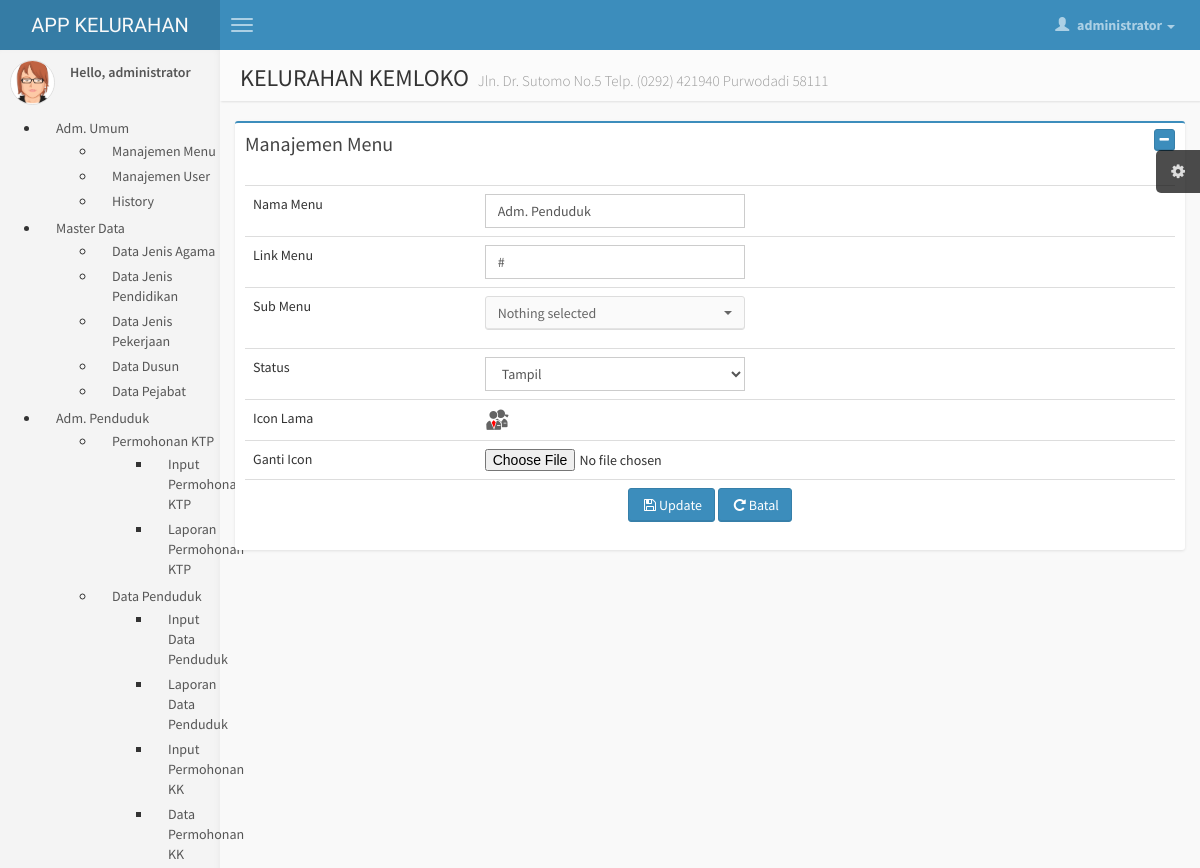
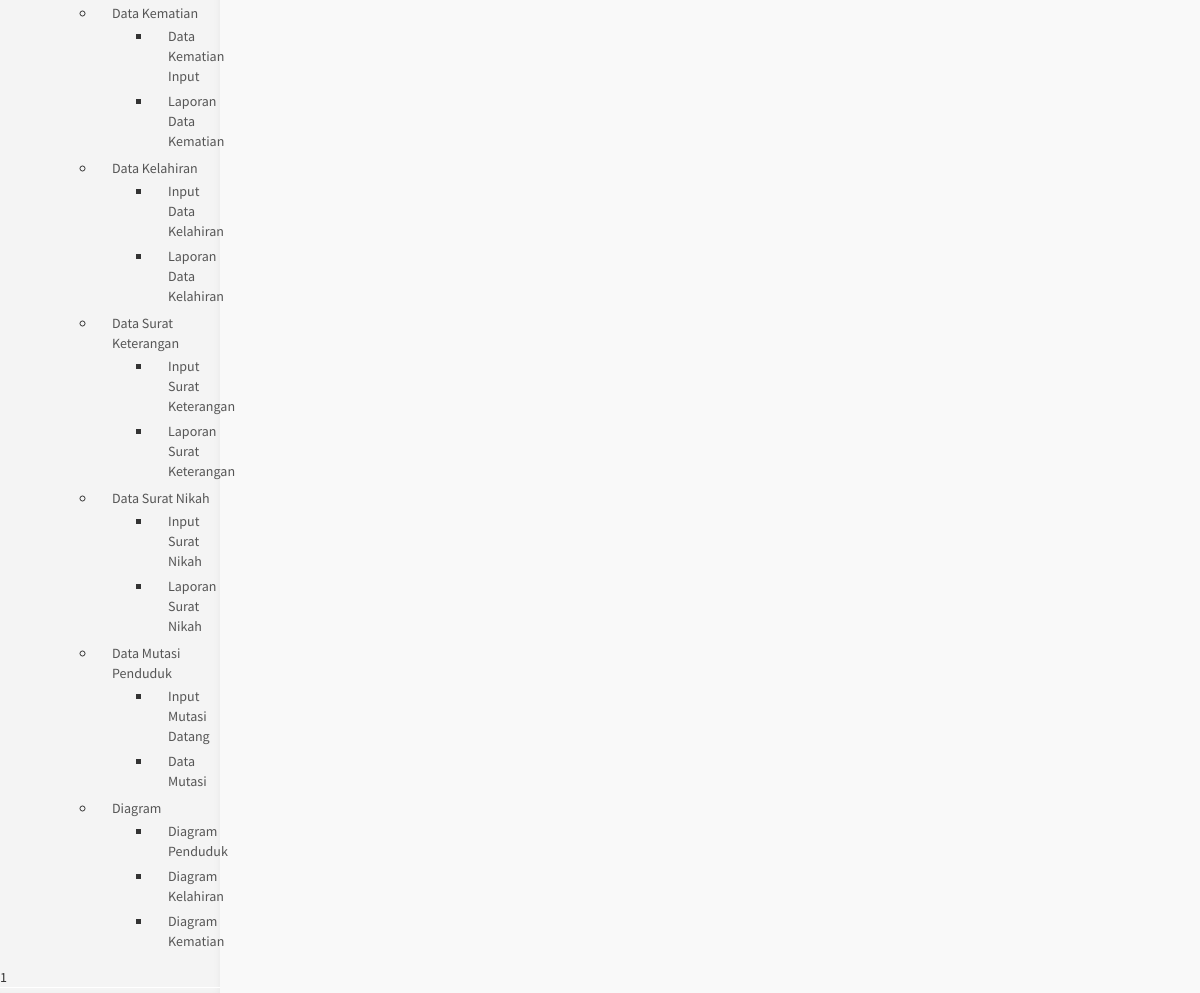
Screenshot of /media.php?mn=user_menu_edit&id=11 (signed in) with the database file from the repository (2 pictures, top to bottom).
### tables this page shows
CREATE TABLE `kel_menu` (
  `id_menu_utama` int(10) NOT NULL AUTO_INCREMENT,
  `sub_menu` int(10) DEFAULT NULL,
  `nama_menu` varchar(50) DEFAULT NULL,
  `status` enum('tidak tampil','tampil') DEFAULT NULL,
  `link_menu` varchar(50) DEFAULT NULL,
  `nama_link` varchar(50) DEFAULT NULL,
  `img_menu` varchar(255) DEFAULT NULL,
  PRIMARY KEY (`id_menu_utama`)
);

### menu/user_menu_edit.php (the view, shortened to what this page needs)
<?php
$id=$_GET['id'];
$menu_edit 	= mysql_query("SELECT * from kel_menu where id_menu_utama='$id'");
$me 		= mysql_fetch_array($menu_edit);
echo"<div class='box box-primary'>
                                <div class='box-header'>
                                    <h3 class='box-title'>Manajemen Menu</h3>
                                    <div class='box-tools pull-right'>
                                        <button class='btn btn-primary btn-xs' data-widget='collapse'><i class='fa fa-minus'></i></button>
                                    </div>
                                </div>
                                <div class='box-body'>";
echo"<form method='POST' action='media.php?mn=user_menu_update' enctype='multipart/form-data' name='FUpload' id='FUpload'>";
echo"<table class='table'>
		<tr><td>Nama Menu</td><td><div class='col-md-5'><input type='text' name='nama_menu' value='$me[nama_menu]' required class='form-control'></div></td></tr>
		<tr><td>Link Menu</td><td><div class='col-md-5'><input type='text' name='link_menu' value='$me[nama_link]' required class='form-control'></div></td></tr>";
	echo"<tr><td>Sub Menu</td><td><div class='col-md-5'><select id='sub_menu' name='sub_menu'  class='selectpicker show-tick form-control' data-live-search='true' required>";
	echo"</select></div></td></tr>";
if ($me['status'] == 'tampil')
{
	echo"<tr><td>Status</td><td><div class='col-md-5'>
				<select id='status' name='status'  class='form-control'>
				<option value='tampil'>Tampil</option>
				<option value='tidak tampil'>Tidak Tampil</option>
				</div></select></td></tr>";
}
else
{
	echo"<tr><td>Status</td><td><div class='col-md-5'>
				<select id='status' name='status'  class='form-control'>
				<option value='tidak tampil'>Tidak Tampil</option>
				<option value='tampil'>Tampil</option>
				</div></select></td></tr>";
}
if ($me['img_menu'] == '')
{
	echo"<tr><td>Icon Lama</td><td><div class='col-md-5'>Tanpa Icon</div></td>";
}
else
{
	echo"<tr><td>Icon Lama</td><td><div class='col-md-5'><img src='$me[img_menu]'></div></td>";
}
echo"<tr><td>Ganti Icon</td><td><div class='col-md-5'><input type='file' name='nama_file' id='nama_file'></div></td></tr>";
echo"<tr><td colspan='2'>
				<p align='center'><button type='submit' class='btn btn-primary btn-line' data-original-title=''><i class='fa fa-fw fa-save'></i>Update</button>
				<button type='reset' class='btn btn-primary' onclick=self.history.back()>
					<i class='fa fa-fw fa-repeat'></i>Batal</button></p></td></tr>";
		echo"</thead></table>";
				echo"</form>";
					echo"</div></div>";
					?>

### fungsi_menu.php (shortened to what this page needs)
<?php
      function get_menu($data, $parent = 0) {
	      static $i = 1;
	      $tab = str_repeat(" ", $i);
	      if (isset($data[$parent])) {
		      $html = "$tab<ul id='menu-tree' class='filetree'>";
		      foreach ($data[$parent] as $v) {
			       $child = get_menu($data, $v->id_menu_utama);
			       $html .= "$tab<li>";
			       $html .= '<a href="media.php?'.$v->link_menu.'">'.$v->nama_menu.'</a>';
			       if ($child) {
				       $html .= $child;
				       $html .= "$tab";
			       }
			       $html .= '</li>';
		      }
		      $html .= "$tab</ul>";
		      return $html;
	      }
        else {
		      return false;
	      }
      }
?>

### css/AdminLTE.css (style rules this page uses)
html, body { overflow-x: hidden!important; font-family: 'Source Sans Pro', sans-serif; -webkit-font-smoothing: antialiased; min-height: 100%; background: #f9f9f9; }
a { color: #3c8dbc; }
h1, h2, h3, h4, h5, h6, .h1, .h2, .h3, .h4, .h5, .h6 { font-family: 'Source Sans Pro', sans-serif; }
img { max-width: 100%important; }
.form-control { -webkit-border-radius: 0px !important; -moz-border-radius: 0px !important; border-radius: 0px !important; box-shadow: none; }
.box { position: relative; background: #ffffff; border-top: 2px solid #c1c1c1; margin-bottom: 20px; -webkit-border-radius: 3px; -moz-border-radius: 3px; border-radius: 3px; width: 100%; box-shadow: 0px 1px 3px rgba(0, 0, 0, 0.1); }
.box.box-primary { border-top-color: #3c8dbc; }
.box .box-header { position: relative; -webkit-border-top-left-radius: 3px; -webkit-border-top-right-radius: 3px; -webkit-border-bottom-right-radius: 0; -webkit-border-bottom-left-radius: 0; -moz-border-radius-topleft: 3px; -moz-border-radius-topright: 3px; -moz-border-radius-bottomright: 0; -moz-border-radius-bottomleft: 0; border-top-left-radius: 3px; border-top-right-radius: 3px; border-bottom-right-radius: 0; border-bottom-left-radius: 0; border-bottom: 0px solid #f4f4f4; color: #444; padding-bottom: 10px; }
.box .box-header:before, .box .box-header:after { display: table; content: " "; }
.box .box-header:after { clear: both; }
.box .box-header > .fa, .box .box-header > .glyphicon, .box .box-header > .ion, .box .box-header .box-title { display: inline-block; padding: 10px 0px 10px 10px; margin: 0; font-size: 20px; font-weight: 400; float: left; cursor: default; }
.box .box-header > .box-tools { padding: 5px 10px 5px 5px; }
.box .box-body { padding: 10px; -webkit-border-top-left-radius: 0; -webkit-border-top-right-radius: 0; -webkit-border-bottom-right-radius: 3px; -webkit-border-bottom-left-radius: 3px; -moz-border-radius-topleft: 0; -moz-border-radius-topright: 0; -moz-border-radius-bottomright: 3px; -moz-border-radius-bottomleft: 3px; border-top-left-radius: 0; border-top-right-radius: 0; border-bottom-right-radius: 3px; border-bottom-left-radius: 3px; }
.box .box-body .table { margin-bottom: 0; }
.btn { font-weight: 500; -webkit-border-radius: 3px; -moz-border-radius: 3px; border-radius: 3px; border: 1px solid transparent; -webkit-box-shadow: inset 0px -2px 0px 0px rgba(0, 0, 0, 0.09); -moz-box-shadow: inset 0px -2px 0px 0px rgba(0, 0, 0, 0.09); box-shadow: inset 0px -1px 0px 0px rgba(0, 0, 0, 0.09); }
.btn.btn-primary { background-color: #3c8dbc; border-color: #367fa9; }
.skin-blue .sidebar a { color: #555555; }

### rows the page displays
kel_menu: nama_menu "Adm. Umum"
kel_menu: nama_menu "Manajemen Menu"
kel_menu: nama_menu "Manajemen User"
kel_menu: nama_menu "History"
kel_menu: nama_menu "Master Data"
kel_menu: nama_menu "Data Jenis Agama"
kel_menu: nama_menu "Data Jenis Pendidikan"
kel_menu: nama_menu "Data Jenis Pekerjaan"
kel_menu: nama_menu "Data Dusun"
kel_menu: nama_menu "Data Pejabat"
kel_menu: nama_menu "Adm. Penduduk", link_menu "#", img_menu (picture)
kel_menu: nama_menu "Permohonan KTP"
kel_menu: nama_menu "Input Permohonan KTP"
kel_menu: nama_menu "Laporan Permohonan KTP"
kel_menu: nama_menu "Data Penduduk"
kel_menu: nama_menu "Input Data Penduduk"
kel_menu: nama_menu "Laporan Data Penduduk"
kel_menu: nama_menu "Input Permohonan KK"
kel_menu: nama_menu "Data Permohonan KK"
kel_menu: nama_menu "Data Kematian"
kel_menu: nama_menu "Data Kematian Input"
kel_menu: nama_menu "Laporan Data Kematian"
kel_menu: nama_menu "Data Kelahiran"
kel_menu: nama_menu "Input Data Kelahiran"
kel_menu: nama_menu "Laporan Data Kelahiran"
kel_menu: nama_menu "Data Surat Keterangan"
kel_menu: nama_menu "Input Surat Keterangan"
kel_menu: nama_menu "Laporan Surat Keterangan"
kel_menu: nama_menu "Data Surat Nikah"
kel_menu: nama_menu "Input Surat Nikah"
kel_menu: nama_menu "Laporan Surat Nikah"
kel_menu: nama_menu "Data Mutasi Penduduk"
kel_menu: nama_menu "Input Mutasi Datang"
kel_menu: nama_menu "Data Mutasi"
kel_menu: nama_menu "Diagram"
kel_menu: nama_menu "Diagram Penduduk"
kel_menu: nama_menu "Diagram Kelahiran"
kel_menu: nama_menu "Diagram Kematian"

### other values shown
$_SESSION[username] "administrator"
include "menu.php" "1"
